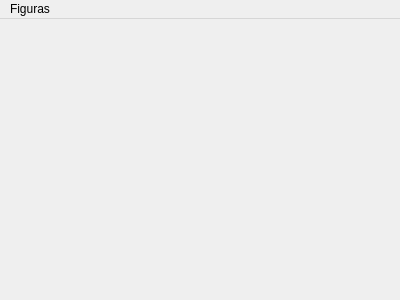
<?xml version="1.0" encoding="UTF-8"?>
<ui version="4.0">
 <class>AreaCalculator</class>
 <widget class="QMainWindow" name="AreaCalculator">
  <property name="geometry">
   <rect>
    <x>0</x>
    <y>0</y>
    <width>400</width>
    <height>300</height>
   </rect>
  </property>
  <property name="windowTitle">
   <string>Calculadora de Áreas</string>
  </property>
  <widget class="QWidget" name="centralwidget"/>
  <widget class="QMenuBar" name="menubar">
   <addaction name="menuFiguras"/>
   <widget class="QMenu" name="menuFiguras">
    <property name="title">
     <string>Figuras</string>
    </property>
    <addaction name="actionCirculo"/>
    <addaction name="actionTriangulo"/>
    <addaction name="actionRectangulo"/>
    <addaction name="actionCuadrado"/>
   </widget>
  </widget>
  <addaction name="menubar"/>
  <action name="actionCirculo">
   <property name="text">
    <string>Círculo</string>
   </property>
  </action>
  <action name="actionTriangulo">
   <property name="text">
    <string>Triángulo</string>
   </property>
  </action>
  <action name="actionRectangulo">
   <property name="text">
    <string>Rectángulo</string>
   </property>
  </action>
  <action name="actionCuadrado">
   <property name="text">
    <string>Cuadrado</string>
   </property>
  </action>
 </widget>
 <resources/>
 <connections/>
</ui>
